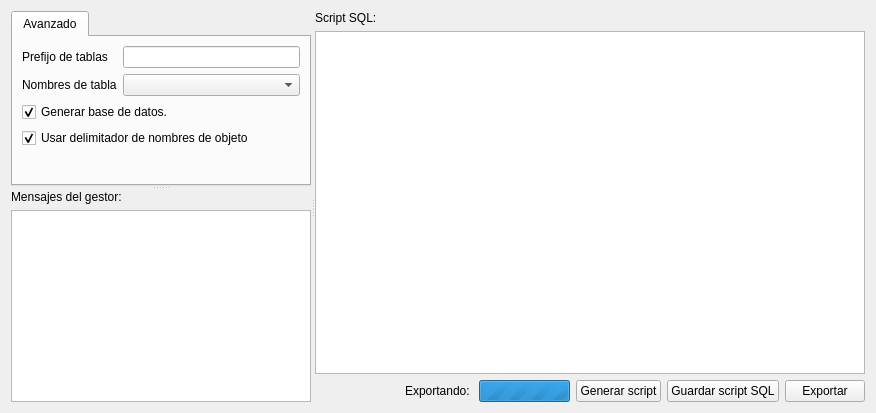
<?xml version="1.0" encoding="UTF-8"?>
<ui version="4.0">
 <class>FormExportDBMS</class>
 <widget class="QWidget" name="FormExportDBMS">
  <property name="geometry">
   <rect>
    <x>0</x>
    <y>0</y>
    <width>876</width>
    <height>413</height>
   </rect>
  </property>
  <property name="windowTitle">
   <string/>
  </property>
  <property name="windowIcon">
   <iconset resource="i16x.qrc">
    <normaloff>:/icons/images/export-sql.png</normaloff>:/icons/images/export-sql.png</iconset>
  </property>
  <layout class="QVBoxLayout" name="verticalLayout_3">
   <item>
    <widget class="QSplitter" name="splitter_2">
     <property name="orientation">
      <enum>Qt::Horizontal</enum>
     </property>
     <property name="childrenCollapsible">
      <bool>false</bool>
     </property>
     <widget class="QSplitter" name="splitter">
      <property name="orientation">
       <enum>Qt::Vertical</enum>
      </property>
      <property name="childrenCollapsible">
       <bool>false</bool>
      </property>
      <widget class="QTabWidget" name="tabWidget">
       <property name="sizePolicy">
        <sizepolicy hsizetype="Maximum" vsizetype="Maximum">
         <horstretch>0</horstretch>
         <verstretch>0</verstretch>
        </sizepolicy>
       </property>
       <property name="minimumSize">
        <size>
         <width>300</width>
         <height>0</height>
        </size>
       </property>
       <property name="currentIndex">
        <number>0</number>
       </property>
       <widget class="QWidget" name="tab">
        <attribute name="title">
         <string>Avanzado</string>
        </attribute>
        <layout class="QVBoxLayout" name="verticalLayout_4">
         <item>
          <layout class="QFormLayout" name="formLayout">
           <item row="0" column="0">
            <widget class="QLabel" name="label_2">
             <property name="text">
              <string>Prefijo de tablas</string>
             </property>
            </widget>
           </item>
           <item row="0" column="1">
            <widget class="QLineEdit" name="lineEdit"/>
           </item>
           <item row="1" column="0">
            <widget class="QLabel" name="label_3">
             <property name="text">
              <string>Nombres de tabla</string>
             </property>
            </widget>
           </item>
           <item row="1" column="1">
            <widget class="QComboBox" name="comboBox"/>
           </item>
          </layout>
         </item>
         <item>
          <widget class="QCheckBox" name="checkBox">
           <property name="text">
            <string>Generar base de datos.</string>
           </property>
           <property name="checked">
            <bool>true</bool>
           </property>
          </widget>
         </item>
         <item>
          <widget class="QCheckBox" name="checkBox_2">
           <property name="text">
            <string>Usar delimitador de nombres de objeto</string>
           </property>
           <property name="checked">
            <bool>true</bool>
           </property>
          </widget>
         </item>
         <item>
          <spacer name="verticalSpacer">
           <property name="orientation">
            <enum>Qt::Vertical</enum>
           </property>
           <property name="sizeHint" stdset="0">
            <size>
             <width>20</width>
             <height>40</height>
            </size>
           </property>
          </spacer>
         </item>
        </layout>
       </widget>
      </widget>
      <widget class="QWidget" name="widget" native="true">
       <property name="sizePolicy">
        <sizepolicy hsizetype="Fixed" vsizetype="Minimum">
         <horstretch>0</horstretch>
         <verstretch>0</verstretch>
        </sizepolicy>
       </property>
       <property name="minimumSize">
        <size>
         <width>300</width>
         <height>0</height>
        </size>
       </property>
       <layout class="QVBoxLayout" name="verticalLayout">
        <item>
         <widget class="QLabel" name="label">
          <property name="text">
           <string>Mensajes del gestor:</string>
          </property>
         </widget>
        </item>
        <item>
         <widget class="QPlainTextEdit" name="plainTextEdit">
          <property name="undoRedoEnabled">
           <bool>false</bool>
          </property>
          <property name="readOnly">
           <bool>true</bool>
          </property>
         </widget>
        </item>
       </layout>
      </widget>
     </widget>
     <widget class="QWidget" name="verticalLayoutWidget_2">
      <layout class="QVBoxLayout" name="verticalLayout_2">
       <property name="sizeConstraint">
        <enum>QLayout::SetNoConstraint</enum>
       </property>
       <item>
        <widget class="QLabel" name="label_7">
         <property name="text">
          <string>Script SQL:</string>
         </property>
        </widget>
       </item>
       <item>
        <widget class="QTextEdit" name="textEdit">
         <property name="lineWrapMode">
          <enum>QTextEdit::NoWrap</enum>
         </property>
        </widget>
       </item>
       <item>
        <layout class="QHBoxLayout" name="horizontalLayout">
         <item>
          <spacer name="horizontalSpacer">
           <property name="orientation">
            <enum>Qt::Horizontal</enum>
           </property>
           <property name="sizeHint" stdset="0">
            <size>
             <width>40</width>
             <height>20</height>
            </size>
           </property>
          </spacer>
         </item>
         <item>
          <widget class="QLabel" name="lblExport">
           <property name="text">
            <string>Exportando: </string>
           </property>
          </widget>
         </item>
         <item>
          <widget class="QProgressBar" name="progressBar">
           <property name="maximum">
            <number>0</number>
           </property>
          </widget>
         </item>
         <item>
          <widget class="QPushButton" name="pushButton_2">
           <property name="toolTip">
            <string>Generar Script SQL</string>
           </property>
           <property name="text">
            <string>Generar script</string>
           </property>
           <property name="icon">
            <iconset resource="i16x.qrc">
             <normaloff>:/icons/images/build-script.png</normaloff>:/icons/images/build-script.png</iconset>
           </property>
          </widget>
         </item>
         <item>
          <widget class="QPushButton" name="pb_saveScript">
           <property name="text">
            <string>Guardar script SQL</string>
           </property>
           <property name="icon">
            <iconset resource="i16x.qrc">
             <normaloff>:/icons/images/document-save.png</normaloff>:/icons/images/document-save.png</iconset>
           </property>
          </widget>
         </item>
         <item>
          <widget class="QPushButton" name="pushButton">
           <property name="toolTip">
            <string>Exportar a SGBD</string>
           </property>
           <property name="text">
            <string>Exportar</string>
           </property>
           <property name="icon">
            <iconset resource="i16x.qrc">
             <normaloff>:/icons/images/export-sql.png</normaloff>:/icons/images/export-sql.png</iconset>
           </property>
          </widget>
         </item>
        </layout>
       </item>
      </layout>
     </widget>
    </widget>
   </item>
  </layout>
 </widget>
 <tabstops>
  <tabstop>plainTextEdit</tabstop>
  <tabstop>pushButton_2</tabstop>
  <tabstop>pushButton</tabstop>
 </tabstops>
 <resources>
  <include location="i16x.qrc"/>
 </resources>
 <connections/>
</ui>
